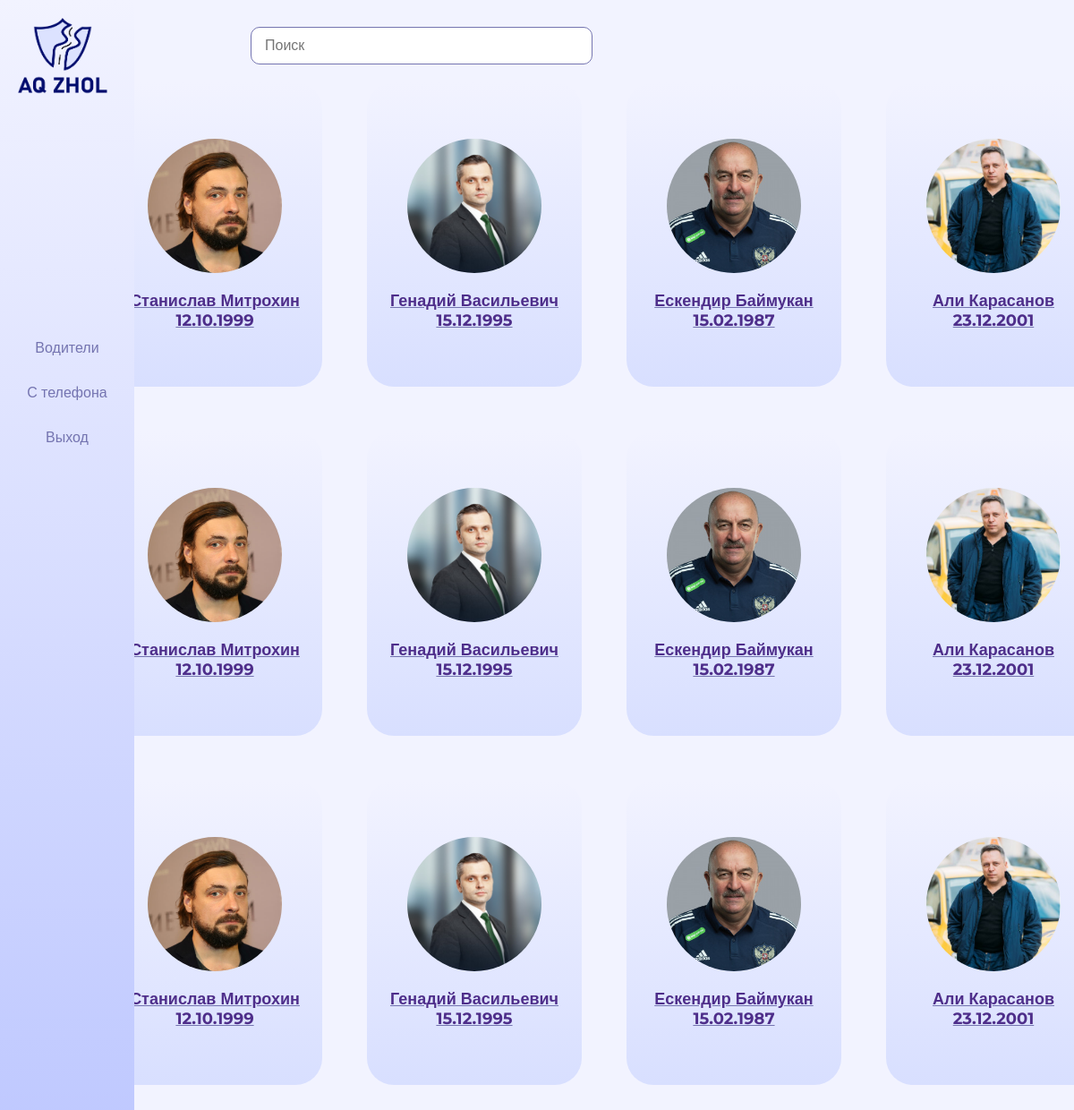
The page /nextcomp (signed in) on the database its author committed.
### aqzhol/models.py (models this page shows)
class UserModel(models.Model):
    username = models.CharField(max_length=100)
    year = models.CharField(max_length=100)
    car = models.CharField(max_length=100)
    image = models.ImageField(null=False, blank=False)

### aqzhol/views.py (the view)
# urls.py: path('nextcomp', views.nextcomp, name='nextcomp'),
@login_required
def nextcomp(request):
    drivers = UserModel.objects.all()
    return render(request, 'nextcomp.html', {'drivers':drivers})

### aqzhol/templates/nextcomp.html (shortened to what this page needs)
{% load static %}
<!DOCTYPE html>
<html>
<head>
	<link rel="stylesheet" type="text/css" href="{% static 'css/stylecomp.css' %}">
</head>
<body>
    <div class="navigation">
		<img src="{% static 'img/AqZhol.png' %}" alt="Logo">
		<a href="{% url 'nextcomp' %}">Водители</a>
		<a href="{% url 'next' %}">С телефона</a>
        <a href="{% url 'logoutsystemcomp' %}">Выход</a>
	</div>
	<div class="login-cont">
		<div class="search">
      <form method="get" action="#">
        <input placeholder="Поиск" type="text" name="query">
      </form>
        </div>
    <div class="grid-container">
        {% for driver in drivers %}
        <a href="{% url 'infocomp' driver.id %}">
            <div class="people">
              <img src="{{ driver.image.url }}" alt="Profile Image">
              <div class="people-info">
                <h2>{{ driver.username }}</h2>
                <h2>{{ driver.year }}</h2>
              </div>
            </div>
        </a>
        {% endfor %}
        {% for driver in drivers %}
        <a href="{% url 'infocomp' driver.id %}">
            <div class="people">
              <img src="{{ driver.image.url }}" alt="Profile Image">
              <div class="people-info">
                <h2>{{ driver.username }}</h2>
                <h2>{{ driver.year }}</h2>
              </div>
            </div>
        </a>
        {% endfor %}
        {% for driver in drivers %}
        <a href="{% url 'infocomp' driver.id %}">
            <div class="people">
              <img src="{{ driver.image.url }}" alt="Profile Image">
              <div class="people-info">
                <h2>{{ driver.username }}</h2>
                <h2>{{ driver.year }}</h2>
              </div>
            </div>
        </a>
        {% endfor %}
    </div>
    </div>
</body>
</html>

### static/css/stylecomp.css (style rules this page uses)
body { margin: 0; font-family: 'Montserrat', sans-serif; }
.navigation { position: fixed; top: 0; left: 0; height: 100%; width: 150px; background: linear-gradient(to bottom, #f2f3ff, #B1BDFF); padding: 20px; box-sizing: border-box; }
.navigation img { width: 100px; height: 90px; margin-bottom: 250px; }
.navigation a { display: block; text-decoration: none; color: #7474b0; text-align: center; height: 50px; line-height: 50px; vertical-align: middle; }
.login-cont { background: #f2f3ff; box-shadow: 0px 0px 15px 0px rgba(0,0,0,0.3); margin: auto; height: 100%; }
.search { display: flex; padding-top: 20px; margin-left: 280px; }
input[type="text"], input[type="password"] { padding: 15px; margin-top: 10px; margin-bottom: 20px; border: 1px solid #7474b0; border-radius: 50px; background-color: #fff; font-size: 16px; width: 300px; height: 10px; color: #7474b0; }
.search input[type="text"] { border-radius: 10px; }
a { color: #7474b0; }
.grid-container { display: grid; grid-template-columns: repeat(4, 1fr); grid-template-rows: repeat(4, 1fr); gap: 50px; margin: 0 auto; width: 960px; }
.people { display: flex; flex-direction: column; align-items: center; justify-content: center; background: linear-gradient(to bottom, #f2f3ff, #d8dfff); padding: 20px; width: 200px; height: 300px; border-radius: 30px; }
.people img { width: 150px; height: 150px; border-radius: 50%; margin-bottom: 20px; }
.people-info { text-align: center; }
.people-info h2 { margin: 0; font-size: 18px; font-weight: bolder; color: #4e2e8a; }
.search input[type="text"] { width: 350px; }

### rows shown on the page
UserModel: image (picture), username "Станислав Митрохин", year "12.10.1999"
UserModel: image (picture), username "Генадий Васильевич", year "15.12.1995"
UserModel: image (picture), username "Ескендир Баймукан", year "15.02.1987"
UserModel: image (picture), username "Али Карасанов", year "23.12.2001"
